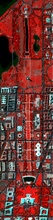
%> input picture data/original image used in code(data).jpg, 53 x 220 px, shrunk from 307 x 1280 before the run, given in place of data_q1.jpg, which was not available
$ octave gnr_Q1_190040131.m   (GNU Octave 9; MATLAB toolbox functions it lacks are replaced by stand-ins)
%> lines starting %> are read from the running program, lines starting %| are printed output that depends on the picture; pictures that were not available may be replaced by others from this repository, and a replacement may not be noted
x=imread('data_q1.jpg');
%> x is the input picture: size 220x53x3 uint8; mean R, G, B 111.4, 56.2, 51.9
x=rgb2gray(x);
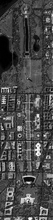
%> x: size 220x53 uint8; min 0, max 255, mean 72.2
[c,f]=size(x);
%> c = 220; f = 53
for ik=1:3
    for jk=1:3
        w(ik,jk)=1/9;
    end
end
for i=2:c-1
    for j=2:f-1
        sum=0;
        for k=1:3
            for l=1:3
                sum=sum+w(k,l)*x(i+k-2,j+l-2);
            end
        end
        g(i-1,j-1)=sum;
    end
end
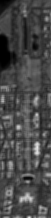
%> g: size 218x51 uint8; min 0, max 226, mean 72.3
imshow(g);
hold on;

i=imread("avg_q1.png");
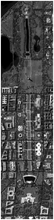
%> input picture data/avg_q1.png, 54 x 220 px, shrunk from 122 x 498 before the run
%> i is the input picture: size 220x54x3 uint8; min 0, max 255, mean 79.5
ih=histeq(i);
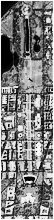
%> ih: size 220x54x3 uint8; min 0, max 255, mean 126.6

subplot(2,2,1), imshow(i),title('Original avraging image');
subplot(2,2,2), imshow(ih), title('Histrogram eqalized image');
subplot(2,2,3), imhist(i),title('Histrogram of original image');
subplot(2,2,4), imhist(ih),title(' Histrogram of equalized image');
%> after `title(' Histrogram of equalized image')`:
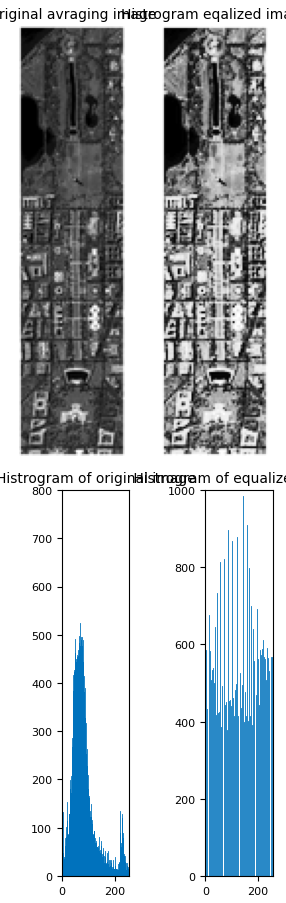
%> figure redrawn from the program's plot data, 4 panels
